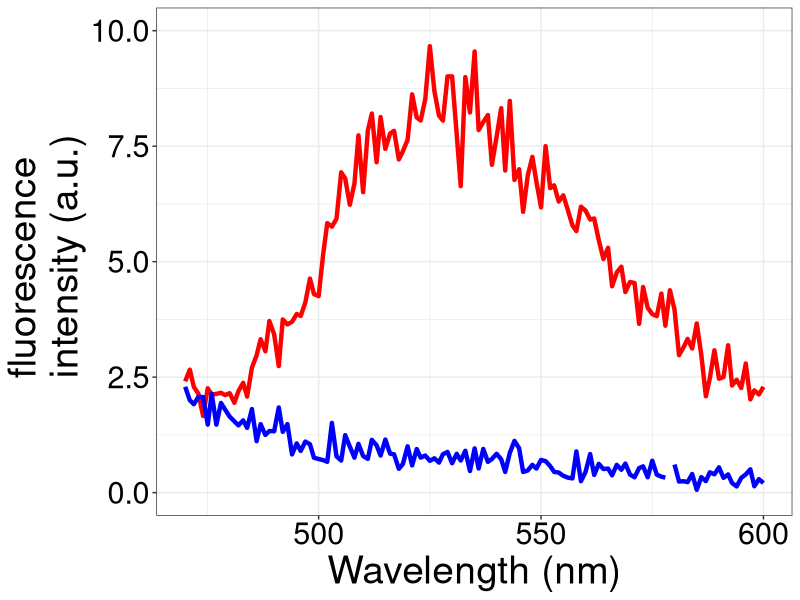

The R source for this figure:
graphics.off()
remove(list = ls())

library(ggplot2)

df <- data.frame(read.csv("1microdenat.csv", sep = ',', header = TRUE))

g <- ggplot(df, aes(x= df[,1]))
g <- g + geom_line(aes(y = df[,2]), colour="red", size = 1.5)
g <- g + geom_line(aes(y = df[,3]), colour="blue", size = 1.5)
g <- g + theme_bw()
g <- g + scale_x_continuous(name = "Wavelength (nm)", limits = c(470, 600))
g <- g + scale_y_continuous(name = "fluorescence \n intensity (a.u.)", limits = c(0, 10))
g <- g + theme(axis.title.x = element_text(size = 28), axis.text.x = element_text(color = "black", size = 22))
g <- g + theme(axis.title.y = element_text(size = 28), axis.text.y = element_text(color = "black", size = 22))
g

ggsave("1microdenatNQR.pdf")
ggsave("1microdenatNQR.png")